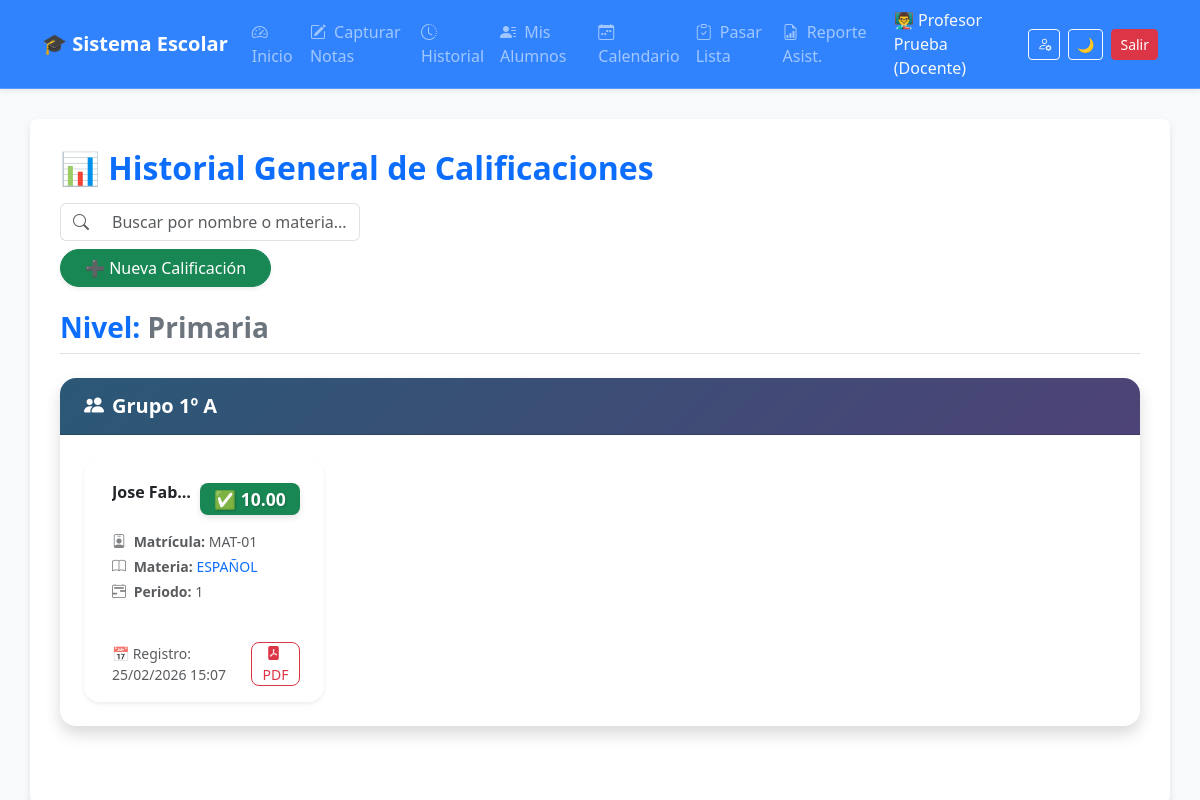
Page /calificaciones/ver_calificaciones.php (signed in) on the committed database.
### tables this page shows
CREATE TABLE IF NOT EXISTS `calificaciones` (
    `id_calificacion` int NOT NULL AUTO_INCREMENT,
    `id_alumno` int NOT NULL,
    `id_materia` int NOT NULL,
    `periodo` int NOT NULL COMMENT 'Ejemplo: 1 para primer bloque/bimestre',
    `calificacion` decimal(4, 2) NOT NULL,
    `fecha_registro` timestamp NULL DEFAULT CURRENT_TIMESTAMP,
    PRIMARY KEY (`id_calificacion`),
    KEY `id_alumno` (`id_alumno`),
    KEY `id_materia` (`id_materia`)
);

CREATE TABLE IF NOT EXISTS `alumnos` (
    `id_alumno` int NOT NULL AUTO_INCREMENT,
    `matricula` varchar(20) NOT NULL,
    `nombre` varchar(50) NOT NULL,
    `apellidos` varchar(50) NOT NULL,
    `nivel` enum(
        'Primaria',
        'Secundaria',
        'Preparatoria'
    ) NOT NULL,
    `grado` int NOT NULL,
    `grupo` varchar(5) NOT NULL,
    PRIMARY KEY (`id_alumno`),
    UNIQUE KEY `matricula` (`matricula`)
);

CREATE TABLE IF NOT EXISTS `materias` (
    `id_materia` int NOT NULL AUTO_INCREMENT,
    `clave_materia` varchar(20) NOT NULL,
    `nombre_materia` varchar(100) NOT NULL,
    `nivel` enum(
        'Primaria',
        'Secundaria',
        'Preparatoria'
    ) NOT NULL,
    `grado` int NOT NULL,
    PRIMARY KEY (`id_materia`),
    UNIQUE KEY `clave_materia` (`clave_materia`)
);

### calificaciones/ver_calificaciones.php (the view, shortened to what this page needs)
<?php
include '../includes/conexion.php';
if (isset($_SESSION['id_docente'])) {
    $id_docente = intval($_SESSION['id_docente']);
    $sql = "SELECT a.id_alumno, a.matricula, a.nombre, a.apellidos, a.nivel, a.grado, a.grupo,
                   m.nombre_materia, c.periodo, c.calificacion, c.fecha_registro
            FROM calificaciones c
            INNER JOIN alumnos a ON c.id_alumno = a.id_alumno
            INNER JOIN materias m ON c.id_materia = m.id_materia
            INNER JOIN docente_materia_grupo dmg ON a.nivel = dmg.nivel AND a.grado = dmg.grado AND a.grupo = dmg.grupo AND c.id_materia = dmg.id_materia
            WHERE dmg.id_docente = $id_docente
            ORDER BY a.nivel ASC, a.grado ASC, a.grupo ASC, a.apellidos ASC, a.nombre ASC, c.fecha_registro DESC";
}
$resultado = $conexion->query($sql);
$calificaciones_agrupadas = [];
if ($resultado && $resultado->num_rows > 0) {
    while ($fila = $resultado->fetch_assoc()) {
        $nivel = $fila['nivel'];
        $grupo = $fila['grado'] . "º " . $fila['grupo'];
        $calificaciones_agrupadas[$nivel][$grupo][] = $fila;
    }
}
include '../includes/header.php';
?>
<link rel="stylesheet" href="../assets/css/components.css">
    <div class="d-flex flex-wrap justify-content-between align-items-center mb-4 gap-3 animate-fade-in" style="animation-delay: 0.1s;">
        <h2 class="text-primary m-0 fw-bold">📊 Historial General de Calificaciones</h2>
        <div class="d-flex align-items-center flex-wrap gap-2">
            <div class="input-group" style="max-width: 300px;">
                <span class="input-group-text bg-white border-end-0"><i class="bi bi-search text-muted"></i></span>
                <input type="text" id="searchInput" class="form-control border-start-0" placeholder="Buscar por nombre o materia...">
            </div>
            <a href="calificaciones.php" class="btn btn-success shadow-sm px-4 rounded-pill">➕ Nueva Calificación</a>
        </div>
    </div>
    <?php
if (!empty($calificaciones_agrupadas)) {
    $delay = 0.2;
    foreach ($calificaciones_agrupadas as $nivel => $grupos) {
        echo "<div class='mb-5 animate-fade-in' style='animation-delay: " . $delay . "s;'>";
        echo "<h3 class='text-secondary border-bottom pb-2 mb-4 fw-bold'>
                <span class='text-primary'>Nivel:</span> " . htmlspecialchars($nivel) . "
              </h3>";
        $delay += 0.15;
        foreach ($grupos as $grupo => $calificaciones) {
            echo "<div class='card mb-4 shadow rounded-4 overflow-hidden animate-fade-in student-group-card' style='animation-delay: " . $delay . "s; border: none;'>";
            echo "<div class='card-header group-card-header text-white px-4 py-3'>";
            echo "<h5 class='m-0 fw-bold'><i class='bi bi-people-fill me-2'></i>Grupo " . htmlspecialchars($grupo) . "</h5>";
            echo "</div>";
            echo "<div class='card-body p-4'>";
            echo "<div class='row g-4'>";
            $delay += 0.1;
            $cardDelay = $delay;
            foreach ($calificaciones as $cal) {
                $is_approved = ($cal['calificacion'] >= 6);
                $badge_class = $is_approved ? 'bg-success' : 'bg-danger';
                $icon = $is_approved ? '✅' : '⚠️';
                $fecha = date('d/m/Y H:i', strtotime($cal['fecha_registro']));
                $nombre_completo = htmlspecialchars($cal['nombre'] . ' ' . $cal['apellidos']);
                echo "<div class='col-md-6 col-lg-4 col-xl-3 animate-fade-in' style='animation-delay: " . $cardDelay . "s;'>";
                echo "<div class='card h-100 border-0 shadow-sm student-card rounded-4 bg-transparent'>";
                echo "<div class='card-body p-4'>";
                echo "<div class='d-flex justify-content-between align-items-start mb-3'>";
                echo "<h6 class='card-title mb-0 fw-bold text-truncate pe-2' title='{$nombre_completo}'>{$nombre_completo}</h6>";
                echo "<span class='badge {$badge_class} grade-badge' title='Calificación'>{$icon} " . htmlspecialchars($cal['calificacion']) . "</span>";
                echo "</div>";
                echo "<div class='mb-3 text-body-secondary'>";
                echo "<div class='small mb-1'><i class='bi bi-person-badge opacity-75 me-1'></i> <strong>Matrícula:</strong> " . htmlspecialchars($cal['matricula']) . "</div>";
                echo "<div class='small mb-1'><i class='bi bi-book opacity-75 me-1'></i> <strong>Materia:</strong> <span class='text-primary'>" . htmlspecialchars($cal['nombre_materia']) . "</span></div>";
                echo "<div class='small mb-1'><i class='bi bi-calendar2-range opacity-75 me-1'></i> <strong>Periodo:</strong> " . htmlspecialchars($cal['periodo']) . "</div>";
                echo "</div>";
                echo "</div>";
                echo "<div class='card-footer border-top-0 pt-0 pb-3 px-4 bg-transparent d-flex justify-content-between align-items-center'>";
                echo "<small class='text-body-secondary mb-0'>📅 Registro: <span class='fw-medium'>{$fecha}</span></small>";
                echo "<a href='generar_boleta_pdf.php?id=" . $cal['id_alumno'] . "' target='_blank' class='btn btn-sm btn-outline-danger py-0 px-2 rounded-3' title='Generar Boleta en PDF'><i class='bi bi-file-pdf-fill me-1'></i>PDF</a>";
                echo "</div>";
                echo "</div>";
                echo "</div>";
                $cardDelay += 0.05;
            }
            echo "</div>";
            echo "</div>";
            echo "</div>";
        }
        echo "</div>";
    }
}
?>
</div>
</body>
</html>

### assets/css/main.css (style rules this page uses)
body { animation: fadeInPage 0.4s cubic-bezier(0.16, 1, 0.3, 1) forwards; opacity: 0; }
.card, .btn { transition: transform 0.25s cubic-bezier(0.16, 1, 0.3, 1), box-shadow 0.25s cubic-bezier(0.16, 1, 0.3, 1) !important; }
[data-bs-theme="light"] body { background-color: #f8f9fa; }

### assets/css/components.css (style rules this page uses)
.animate-fade-in { opacity: 0; animation: fadeInUp 0.6s cubic-bezier(0.16, 1, 0.3, 1) forwards; }
.student-card { transition: transform 0.3s ease, box-shadow 0.3s ease, border-color 0.3s ease; border-left: 4px solid transparent !important; background-color: var(--bs-body-bg); }
.group-card-header { background: linear-gradient(135deg, #2b5876 0%, #4e4376 100%); }
.grade-badge { font-size: 1.1rem; padding: 0.4em 0.8em; border-radius: 8px; box-shadow: 0 3px 6px rgba(0, 0, 0, 0.1); text-shadow: 1px 1px 2px rgba(0, 0, 0, 0.2); }

### rows in the picture
calificaciones: id_alumno.nivel "Primaria", id_alumno.grupo "1º A", id_alumno.apellidos "Jose Fab…", calificacion "✅", calificacion "10.00", id_alumno.matricula "MAT-01", id_materia.nombre_materia "ESPAÑOL", periodo "1", fecha_registro "25/02/2026 15:07"

### other values in the picture
$_SESSION['nombre_docente'] "Profesor Prueba"
